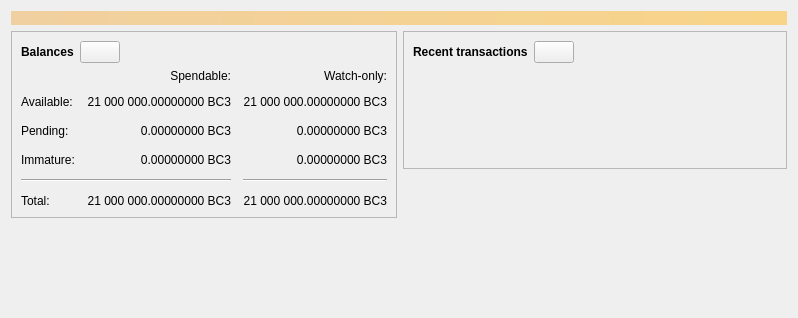
<?xml version="1.0" encoding="UTF-8"?>
<ui version="4.0">
 <class>OverviewPage</class>
 <widget class="QWidget" name="OverviewPage">
  <property name="geometry">
   <rect>
    <x>0</x>
    <y>0</y>
    <width>798</width>
    <height>318</height>
   </rect>
  </property>
  <property name="windowTitle">
   <string>Form</string>
  </property>
  <layout class="QVBoxLayout" name="topLayout">
   <item>
    <widget class="QLabel" name="labelAlerts">
     <property name="visible">
      <bool>false</bool>
     </property>
     <property name="styleSheet">
      <string notr="true">QLabel { background-color: qlineargradient(x1: 0, y1: 0, x2: 1, y2: 0, stop:0 #F0D0A0, stop:1 #F8D488); color:#000000; }</string>
     </property>
     <property name="wordWrap">
      <bool>true</bool>
     </property>
     <property name="margin">
      <number>3</number>
     </property>
     <property name="textInteractionFlags">
      <set>Qt::TextSelectableByMouse</set>
     </property>
    </widget>
   </item>
   <item>
    <layout class="QHBoxLayout" name="horizontalLayout" stretch="1,1">
     <item>
      <layout class="QVBoxLayout" name="verticalLayout_2">
       <item>
        <widget class="QFrame" name="frame">
         <property name="frameShape">
          <enum>QFrame::StyledPanel</enum>
         </property>
         <property name="frameShadow">
          <enum>QFrame::Raised</enum>
         </property>
         <layout class="QVBoxLayout" name="verticalLayout_4">
          <item>
           <layout class="QHBoxLayout" name="horizontalLayout_4">
            <item>
             <widget class="QLabel" name="label_5">
              <property name="font">
               <font>
                <weight>75</weight>
                <bold>true</bold>
               </font>
              </property>
              <property name="text">
               <string>Balances</string>
              </property>
             </widget>
            </item>
            <item>
             <widget class="QPushButton" name="labelWalletStatus">
              <property name="enabled">
               <bool>true</bool>
              </property>
              <property name="maximumSize">
               <size>
                <width>45</width>
                <height>16777215</height>
               </size>
              </property>
              <property name="toolTip">
               <string>The displayed information may be out of date. Your wallet automatically synchronizes with the BitcoinIII network after a connection is established, but this process has not completed yet.</string>
              </property>
              <property name="text">
               <string/>
              </property>
              <property name="icon">
               <iconset resource="../bitcoinIII.qrc">
                <normaloff>:/icons/warning</normaloff>
                <disabledoff>:/icons/warning</disabledoff>:/icons/warning</iconset>
              </property>
              <property name="iconSize">
               <size>
                <width>24</width>
                <height>24</height>
               </size>
              </property>
             </widget>
            </item>
            <item>
             <spacer name="horizontalSpacer_3">
              <property name="orientation">
               <enum>Qt::Horizontal</enum>
              </property>
              <property name="sizeHint" stdset="0">
               <size>
                <width>40</width>
                <height>20</height>
               </size>
              </property>
             </spacer>
            </item>
           </layout>
          </item>
          <item>
           <layout class="QGridLayout" name="gridLayout">
            <property name="spacing">
             <number>12</number>
            </property>
            <item row="2" column="2">
             <widget class="QLabel" name="labelWatchPending">
              <property name="cursor">
               <cursorShape>IBeamCursor</cursorShape>
              </property>
              <property name="toolTip">
               <string>Unconfirmed transactions to watch-only addresses</string>
              </property>
              <property name="text">
               <string notr="true">0.00000000 BC3</string>
              </property>
              <property name="alignment">
               <set>Qt::AlignRight|Qt::AlignTrailing|Qt::AlignVCenter</set>
              </property>
              <property name="textInteractionFlags">
               <set>Qt::LinksAccessibleByMouse|Qt::TextSelectableByKeyboard|Qt::TextSelectableByMouse</set>
              </property>
             </widget>
            </item>
            <item row="2" column="1">
             <widget class="QLabel" name="labelUnconfirmed">
              <property name="cursor">
               <cursorShape>IBeamCursor</cursorShape>
              </property>
              <property name="toolTip">
               <string>Total of transactions that have yet to be confirmed, and do not yet count toward the spendable balance</string>
              </property>
              <property name="text">
               <string notr="true">0.00000000 BC3</string>
              </property>
              <property name="alignment">
               <set>Qt::AlignRight|Qt::AlignTrailing|Qt::AlignVCenter</set>
              </property>
              <property name="textInteractionFlags">
               <set>Qt::LinksAccessibleByMouse|Qt::TextSelectableByKeyboard|Qt::TextSelectableByMouse</set>
              </property>
             </widget>
            </item>
            <item row="3" column="2">
             <widget class="QLabel" name="labelWatchImmature">
              <property name="cursor">
               <cursorShape>IBeamCursor</cursorShape>
              </property>
              <property name="toolTip">
               <string>Mined balance in watch-only addresses that has not yet matured</string>
              </property>
              <property name="text">
               <string notr="true">0.00000000 BC3</string>
              </property>
              <property name="alignment">
               <set>Qt::AlignRight|Qt::AlignTrailing|Qt::AlignVCenter</set>
              </property>
              <property name="textInteractionFlags">
               <set>Qt::LinksAccessibleByMouse|Qt::TextSelectableByKeyboard|Qt::TextSelectableByMouse</set>
              </property>
             </widget>
            </item>
            <item row="4" column="0" colspan="2">
             <widget class="Line" name="line">
              <property name="orientation">
               <enum>Qt::Horizontal</enum>
              </property>
             </widget>
            </item>
            <item row="4" column="2">
             <widget class="Line" name="lineWatchBalance">
              <property name="sizePolicy">
               <sizepolicy hsizetype="Preferred" vsizetype="Fixed">
                <horstretch>0</horstretch>
                <verstretch>0</verstretch>
               </sizepolicy>
              </property>
              <property name="minimumSize">
               <size>
                <width>140</width>
                <height>0</height>
               </size>
              </property>
              <property name="orientation">
               <enum>Qt::Horizontal</enum>
              </property>
             </widget>
            </item>
            <item row="5" column="0">
             <widget class="QLabel" name="labelTotalText">
              <property name="text">
               <string>Total:</string>
              </property>
             </widget>
            </item>
            <item row="3" column="1">
             <widget class="QLabel" name="labelImmature">
              <property name="cursor">
               <cursorShape>IBeamCursor</cursorShape>
              </property>
              <property name="toolTip">
               <string>Mined balance that has not yet matured</string>
              </property>
              <property name="text">
               <string notr="true">0.00000000 BC3</string>
              </property>
              <property name="alignment">
               <set>Qt::AlignRight|Qt::AlignTrailing|Qt::AlignVCenter</set>
              </property>
              <property name="textInteractionFlags">
               <set>Qt::LinksAccessibleByMouse|Qt::TextSelectableByKeyboard|Qt::TextSelectableByMouse</set>
              </property>
             </widget>
            </item>
            <item row="2" column="3">
             <spacer name="horizontalSpacer_2">
              <property name="orientation">
               <enum>Qt::Horizontal</enum>
              </property>
              <property name="sizeHint" stdset="0">
               <size>
                <width>40</width>
                <height>20</height>
               </size>
              </property>
             </spacer>
            </item>
            <item row="3" column="0">
             <widget class="QLabel" name="labelImmatureText">
              <property name="text">
               <string>Immature:</string>
              </property>
             </widget>
            </item>
            <item row="5" column="1">
             <widget class="QLabel" name="labelTotal">
              <property name="cursor">
               <cursorShape>IBeamCursor</cursorShape>
              </property>
              <property name="toolTip">
               <string>Your current total balance</string>
              </property>
              <property name="text">
               <string notr="true">21 000 000.00000000 BC3</string>
              </property>
              <property name="alignment">
               <set>Qt::AlignRight|Qt::AlignTrailing|Qt::AlignVCenter</set>
              </property>
              <property name="textInteractionFlags">
               <set>Qt::LinksAccessibleByMouse|Qt::TextSelectableByKeyboard|Qt::TextSelectableByMouse</set>
              </property>
             </widget>
            </item>
            <item row="5" column="2">
             <widget class="QLabel" name="labelWatchTotal">
              <property name="cursor">
               <cursorShape>IBeamCursor</cursorShape>
              </property>
              <property name="toolTip">
               <string>Current total balance in watch-only addresses</string>
              </property>
              <property name="text">
               <string notr="true">21 000 000.00000000 BC3</string>
              </property>
              <property name="alignment">
               <set>Qt::AlignRight|Qt::AlignTrailing|Qt::AlignVCenter</set>
              </property>
              <property name="textInteractionFlags">
               <set>Qt::LinksAccessibleByMouse|Qt::TextSelectableByKeyboard|Qt::TextSelectableByMouse</set>
              </property>
             </widget>
            </item>
            <item row="0" column="2">
             <widget class="QLabel" name="labelWatchonly">
              <property name="text">
               <string>Watch-only:</string>
              </property>
              <property name="alignment">
               <set>Qt::AlignRight|Qt::AlignTrailing|Qt::AlignVCenter</set>
              </property>
             </widget>
            </item>
            <item row="1" column="0">
             <widget class="QLabel" name="labelBalanceText">
              <property name="text">
               <string>Available:</string>
              </property>
             </widget>
            </item>
            <item row="1" column="1">
             <widget class="QLabel" name="labelBalance">
              <property name="cursor">
               <cursorShape>IBeamCursor</cursorShape>
              </property>
              <property name="toolTip">
               <string>Your current spendable balance</string>
              </property>
              <property name="text">
               <string notr="true">21 000 000.00000000 BC3</string>
              </property>
              <property name="alignment">
               <set>Qt::AlignRight|Qt::AlignTrailing|Qt::AlignVCenter</set>
              </property>
              <property name="textInteractionFlags">
               <set>Qt::LinksAccessibleByMouse|Qt::TextSelectableByKeyboard|Qt::TextSelectableByMouse</set>
              </property>
             </widget>
            </item>
            <item row="1" column="2">
             <widget class="QLabel" name="labelWatchAvailable">
              <property name="cursor">
               <cursorShape>IBeamCursor</cursorShape>
              </property>
              <property name="toolTip">
               <string>Your current balance in watch-only addresses</string>
              </property>
              <property name="text">
               <string notr="true">21 000 000.00000000 BC3</string>
              </property>
              <property name="alignment">
               <set>Qt::AlignRight|Qt::AlignTrailing|Qt::AlignVCenter</set>
              </property>
              <property name="textInteractionFlags">
               <set>Qt::LinksAccessibleByMouse|Qt::TextSelectableByKeyboard|Qt::TextSelectableByMouse</set>
              </property>
             </widget>
            </item>
            <item row="2" column="0">
             <widget class="QLabel" name="labelPendingText">
              <property name="text">
               <string>Pending:</string>
              </property>
             </widget>
            </item>
            <item row="0" column="1">
             <widget class="QLabel" name="labelSpendable">
              <property name="text">
               <string>Spendable:</string>
              </property>
              <property name="alignment">
               <set>Qt::AlignRight|Qt::AlignTrailing|Qt::AlignVCenter</set>
              </property>
             </widget>
            </item>
           </layout>
          </item>
         </layout>
        </widget>
       </item>
       <item>
        <spacer name="verticalSpacer">
         <property name="orientation">
          <enum>Qt::Vertical</enum>
         </property>
         <property name="sizeHint" stdset="0">
          <size>
           <width>20</width>
           <height>40</height>
          </size>
         </property>
        </spacer>
       </item>
      </layout>
     </item>
     <item>
      <layout class="QVBoxLayout" name="verticalLayout_3">
       <item>
        <widget class="QFrame" name="frame_2">
         <property name="frameShape">
          <enum>QFrame::StyledPanel</enum>
         </property>
         <property name="frameShadow">
          <enum>QFrame::Raised</enum>
         </property>
         <layout class="QVBoxLayout" name="verticalLayout">
          <item>
           <layout class="QHBoxLayout" name="horizontalLayout_2">
            <item>
             <widget class="QLabel" name="label_4">
              <property name="font">
               <font>
                <weight>75</weight>
                <bold>true</bold>
               </font>
              </property>
              <property name="text">
               <string>Recent transactions</string>
              </property>
             </widget>
            </item>
            <item>
             <widget class="QPushButton" name="labelTransactionsStatus">
              <property name="enabled">
               <bool>true</bool>
              </property>
              <property name="maximumSize">
               <size>
                <width>45</width>
                <height>16777215</height>
               </size>
              </property>
              <property name="toolTip">
               <string>The displayed information may be out of date. Your wallet automatically synchronizes with the BitcoinIII network after a connection is established, but this process has not completed yet.</string>
              </property>
              <property name="text">
               <string/>
              </property>
              <property name="icon">
               <iconset resource="../bitcoinIII.qrc">
                <normaloff>:/icons/warning</normaloff>
                <disabledoff>:/icons/warning</disabledoff>:/icons/warning</iconset>
              </property>
              <property name="iconSize">
               <size>
                <width>24</width>
                <height>24</height>
               </size>
              </property>
             </widget>
            </item>
            <item>
             <spacer name="horizontalSpacer">
              <property name="orientation">
               <enum>Qt::Horizontal</enum>
              </property>
              <property name="sizeHint" stdset="0">
               <size>
                <width>40</width>
                <height>20</height>
               </size>
              </property>
             </spacer>
            </item>
           </layout>
          </item>
          <item>
           <widget class="TransactionOverviewWidget" name="listTransactions">
            <property name="styleSheet">
             <string notr="true">QListView { background: transparent; }</string>
            </property>
            <property name="frameShape">
             <enum>QFrame::NoFrame</enum>
            </property>
            <property name="verticalScrollBarPolicy">
             <enum>Qt::ScrollBarAlwaysOff</enum>
            </property>
            <property name="horizontalScrollBarPolicy">
             <enum>Qt::ScrollBarAlwaysOff</enum>
            </property>
            <property name="sizeAdjustPolicy">
             <enum>QAbstractScrollArea::AdjustToContents</enum>
            </property>
            <property name="selectionMode">
             <enum>QAbstractItemView::NoSelection</enum>
            </property>
            <property name="uniformItemSizes">
             <bool>true</bool>
            </property>
           </widget>
          </item>
         </layout>
        </widget>
       </item>
       <item>
        <spacer name="verticalSpacer_2">
         <property name="orientation">
          <enum>Qt::Vertical</enum>
         </property>
         <property name="sizeHint" stdset="0">
          <size>
           <width>20</width>
           <height>40</height>
          </size>
         </property>
        </spacer>
       </item>
      </layout>
     </item>
    </layout>
   </item>
  </layout>
 </widget>
 <customwidgets>
  <customwidget>
   <class>TransactionOverviewWidget</class>
   <extends>QListView</extends>
   <header>qt/transactionoverviewwidget.h</header>
  </customwidget>
 </customwidgets>
 <resources/>
 <connections/>
</ui>
